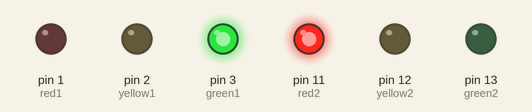
The sketch below on a simulated Arduino Uno, built with avr-gcc and run on an emulated ATmega328P. On the bench: output pins drawn as LEDs (lit = HIGH).

Above: at 0.7 s.
At 2.2 s:
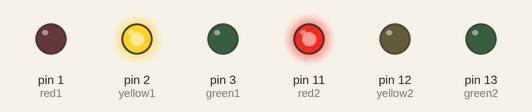
At 3.7 s:
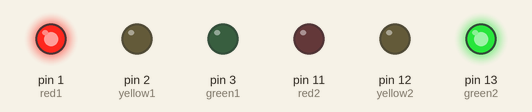
At 5.2 s:
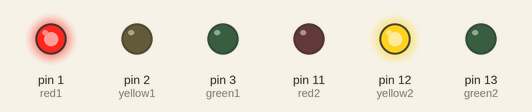
Timing chart, 0 to 7.8 s (numbered marks = the images above):
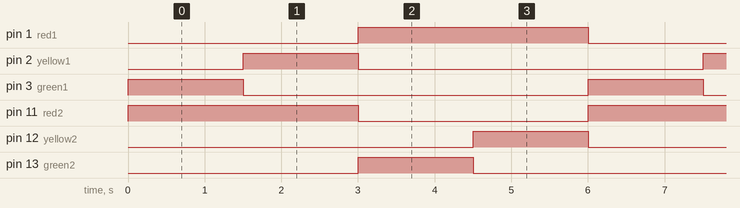

The sketch:

02-exercise.ino
```cpp
// set the pins of the LEDs
int red1 = 1;
int yellow1 = 2;
int green1 = 3;
int red2 = 11;
int yellow2 = 12;
int green2= 13;

// function that runs once when you press reset or power the board
void setup() {
	// set the LEDs pins as output
    pinMode(red1, OUTPUT);
    pinMode(yellow1, OUTPUT);
    pinMode(green1, OUTPUT);
    pinMode(red2, OUTPUT);
    pinMode(yellow2, OUTPUT);
    pinMode(green2, OUTPUT);
}

// function that repeats indefinitely when the arduino is powered on
void loop() {
	// turn on the green LEDs for 1.5 seconds, then turn on the yellow LEDs for 1.5 seconds, then turn on the red LEDs for 1.5 seconds, then turn off all the LEDs for 1.5 seconds and repeat this cycle indefinitely
  	digitalWrite(green1, HIGH);
  	digitalWrite(yellow1, LOW);
  	digitalWrite(red1, LOW);

  	digitalWrite(green2, LOW);
  	digitalWrite(yellow2, LOW);
  	digitalWrite(red2, HIGH);

    delay(1500);

	// turn on the yellow LEDs for 1.5 seconds, then turn on the red LEDs for 1.5 seconds, then turn off all the LEDs for 1.5 seconds and repeat this cycle indefinitely
  	digitalWrite(green1, LOW);
  	digitalWrite(yellow1, HIGH);
  	digitalWrite(red1, LOW);

  	digitalWrite(green2, LOW);
  	digitalWrite(yellow2, LOW);
  	digitalWrite(red2, HIGH);

    delay(1500);

	// turn on the red LEDs for 1.5 seconds, then turn off all the LEDs for 1.5 seconds and repeat this cycle indefinitely
  	digitalWrite(green1, LOW);
  	digitalWrite(yellow1, LOW);
  	digitalWrite(red1, HIGH);

  	digitalWrite(green2, HIGH);
  	digitalWrite(yellow2, LOW);
  	digitalWrite(red2, LOW);

  	delay(1500);

	// turn off all the LEDs for 1.5 seconds and repeat this cycle indefinitely
  	digitalWrite(green1, LOW);
  	digitalWrite(yellow1, LOW);
  	digitalWrite(red1, HIGH);

  	digitalWrite(green2, LOW);
  	digitalWrite(yellow2, HIGH);
  	digitalWrite(red2, LOW);

  	delay(1500);
 }
```

Measured:
- by itself, pin 1 (red1), pin 11 (red2): alternates HIGH for 3.0 s and LOW for 3.0 s
- by itself, pin 2 (yellow1), pin 3 (green1), pin 12 (yellow2), pin 13 (green2): alternates HIGH for 1.5 s and LOW for 4.5 s
- by itself, everything shown: repeats every 6.0 s, in 4 steps
